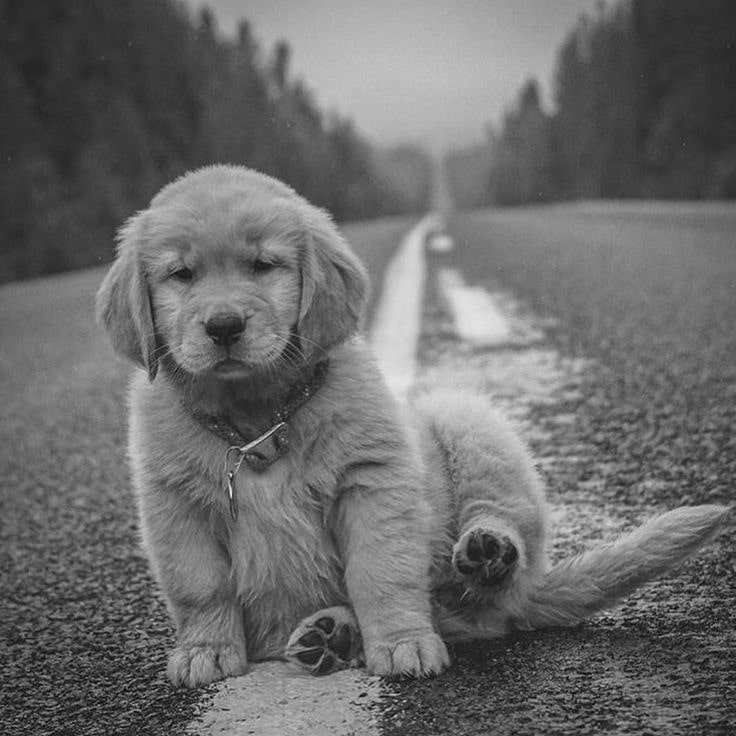
#> input picture gray.jpg, 736 x 736 px
$ jupyter execute 'dip ex 4.ipynb'
#> lines starting #> are read from the running program, lines starting #| are printed output that depends on the picture
[cell 1]
import cv2
import matplotlib.pyplot as plt
gray_image = cv2.imread("gray.jpg")
#> gray_image is the input picture: shape (736, 736, 3); min 0, max 234, mean 107.2
clr_image = cv2.imread("color.jpg",-1)
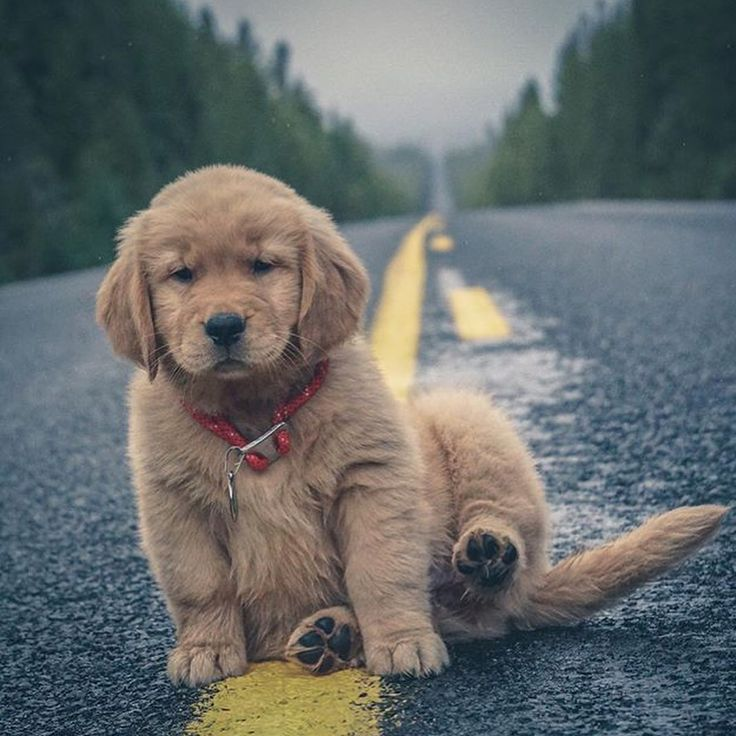
#> input picture color.jpg, 736 x 736 px
#> clr_image is the input picture: shape (736, 736, 3); mean B, G, R 107.5, 108.1, 103.8
cv2.imshow("Gray Image",gray_image)
cv2.imshow("Color Image",clr_image)
cv2.waitKey(0)
cv2.destroyAllWindows()

[cell 2]
import cv2
import matplotlib.pyplot as plt
gray_image = cv2.imread("gray.jpg")
clr_image = cv2.imread("color.jpg",-1)
gray_hist = cv2.calcHist([gray_image],[0],None,[256],[0,256])
#> gray_hist = 256 values, max 5619 at index 120, min 0 at index 1, mean 2116
clr_hist = cv2.calcHist([clr_image],[0],None,[256],[0,256])
#> clr_hist = 256 values, max 6297 at index 58, min 0 at index 217, mean 2116
plt.figure()
plt.imshow(gray_image)
plt.show()
plt.title("Histogram")
plt.xlabel("Grayscale Value")
plt.ylabel("Pixel Count")
plt.stem(gray_hist)
plt.show()
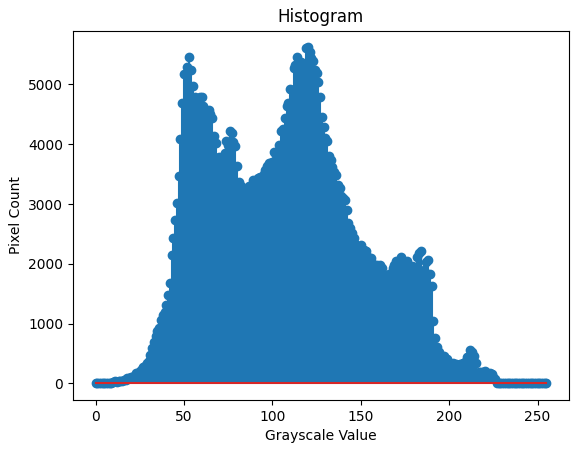
#> figure drawn by matplotlib, 1 panel; curve peaks at x = 120, y = 5619
plt.imshow(clr_image)
plt.show()
plt.title("Histogram of Color Image - Green Channel")
plt.xlabel("Intensity Value")
plt.ylabel("Pixel Count")
plt.stem(clr_hist)
plt.show()
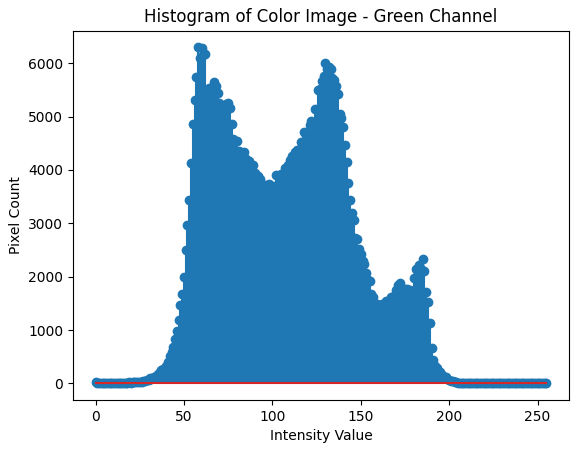
#> figure drawn by matplotlib, 1 panel; curve peaks at x = 58, y = 6297

[cell 3]
import cv2
import matplotlib.pyplot as plt
gray_image = cv2.imread("gray.jpg",0)
#> gray_image: shape (736, 736); min 0, max 234, mean 107.2
cv2.imshow("Gray Image",gray_image)
equ = cv2.equalizeHist(gray_image)
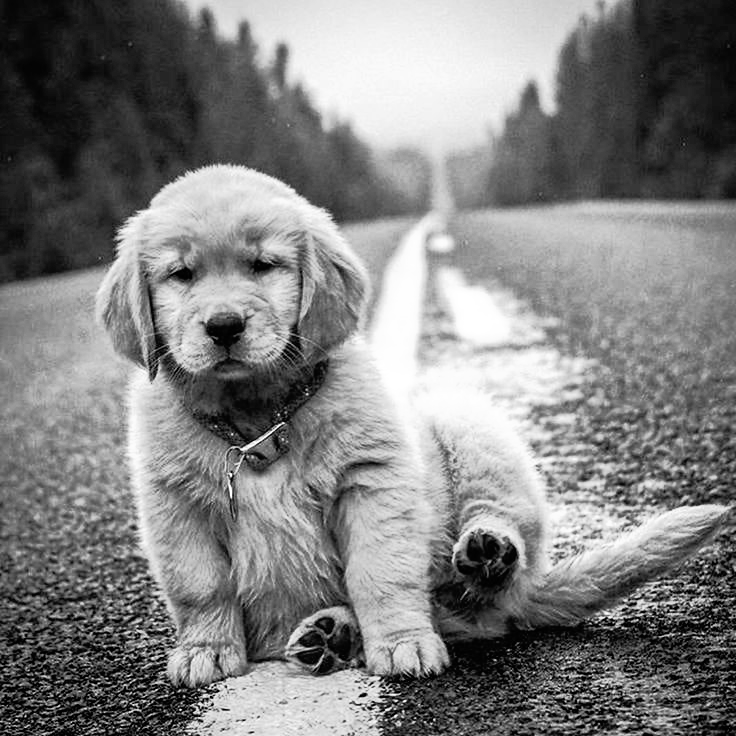
#> equ: shape (736, 736); min 0, max 255, mean 128.4
cv2.imshow("Equalized Image",equ)
cv2.waitKey(0)
cv2.destroyAllWindows()
